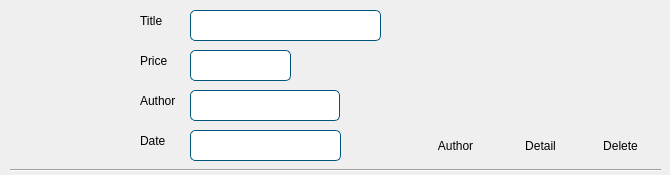
<?xml version="1.0" encoding="UTF-8"?>
<ui version="4.0">
 <class>Form</class>
 <widget class="QWidget" name="Form">
  <property name="geometry">
   <rect>
    <x>0</x>
    <y>0</y>
    <width>670</width>
    <height>175</height>
   </rect>
  </property>
  <property name="sizePolicy">
   <sizepolicy hsizetype="Preferred" vsizetype="Preferred">
    <horstretch>0</horstretch>
    <verstretch>0</verstretch>
   </sizepolicy>
  </property>
  <property name="minimumSize">
   <size>
    <width>670</width>
    <height>175</height>
   </size>
  </property>
  <property name="maximumSize">
   <size>
    <width>5000</width>
    <height>5000</height>
   </size>
  </property>
  <property name="windowTitle">
   <string>Form</string>
  </property>
  <property name="autoFillBackground">
   <bool>false</bool>
  </property>
  <property name="styleSheet">
   <string notr="true">QWidget{
	font: 63 11pt &quot;Verdana Pro Cond Semibold&quot;;
}</string>
  </property>
  <widget class="QLabel" name="picture">
   <property name="geometry">
    <rect>
     <x>10</x>
     <y>10</y>
     <width>121</width>
     <height>151</height>
    </rect>
   </property>
   <property name="styleSheet">
    <string notr="true"/>
   </property>
   <property name="text">
    <string/>
   </property>
   <property name="scaledContents">
    <bool>true</bool>
   </property>
  </widget>
  <widget class="QLabel" name="label_2">
   <property name="geometry">
    <rect>
     <x>140</x>
     <y>10</y>
     <width>41</width>
     <height>21</height>
    </rect>
   </property>
   <property name="text">
    <string>Title</string>
   </property>
  </widget>
  <widget class="QLabel" name="label_3">
   <property name="geometry">
    <rect>
     <x>140</x>
     <y>50</y>
     <width>41</width>
     <height>21</height>
    </rect>
   </property>
   <property name="text">
    <string>Price</string>
   </property>
  </widget>
  <widget class="QLabel" name="label_5">
   <property name="geometry">
    <rect>
     <x>140</x>
     <y>130</y>
     <width>41</width>
     <height>21</height>
    </rect>
   </property>
   <property name="text">
    <string>Date</string>
   </property>
  </widget>
  <widget class="QLabel" name="title">
   <property name="geometry">
    <rect>
     <x>190</x>
     <y>10</y>
     <width>191</width>
     <height>31</height>
    </rect>
   </property>
   <property name="minimumSize">
    <size>
     <width>50</width>
     <height>31</height>
    </size>
   </property>
   <property name="styleSheet">
    <string notr="true">border:1px solid rgb(0, 85, 127);
border-radius:5px;
background-color:#fff;</string>
   </property>
   <property name="text">
    <string/>
   </property>
  </widget>
  <widget class="QLabel" name="price">
   <property name="geometry">
    <rect>
     <x>190</x>
     <y>50</y>
     <width>101</width>
     <height>31</height>
    </rect>
   </property>
   <property name="styleSheet">
    <string notr="true">border:1px solid rgb(0, 85, 127);
border-radius:5px;
background-color:#fff;</string>
   </property>
   <property name="text">
    <string/>
   </property>
  </widget>
  <widget class="QLabel" name="author">
   <property name="geometry">
    <rect>
     <x>190</x>
     <y>90</y>
     <width>150</width>
     <height>31</height>
    </rect>
   </property>
   <property name="minimumSize">
    <size>
     <width>150</width>
     <height>31</height>
    </size>
   </property>
   <property name="styleSheet">
    <string notr="true">border:1px solid rgb(0, 85, 127);
border-radius:5px;
background-color:#fff;</string>
   </property>
   <property name="text">
    <string/>
   </property>
  </widget>
  <widget class="QLabel" name="date">
   <property name="geometry">
    <rect>
     <x>190</x>
     <y>130</y>
     <width>151</width>
     <height>31</height>
    </rect>
   </property>
   <property name="styleSheet">
    <string notr="true">border:1px solid rgb(0, 85, 127);
border-radius:5px;
background-color:#fff;</string>
   </property>
   <property name="text">
    <string/>
   </property>
  </widget>
  <widget class="QPushButton" name="author_detail">
   <property name="geometry">
    <rect>
     <x>410</x>
     <y>130</y>
     <width>91</width>
     <height>31</height>
    </rect>
   </property>
   <property name="styleSheet">
    <string notr="true">
QPushButton{border-radius:15px;}
QPushButton:hover {
border:2px solid rgb(0, 85, 127)}</string>
   </property>
   <property name="text">
    <string>Author</string>
   </property>
   <property name="icon">
    <iconset>
     <normaloff>../images/author_profile_picture.png</normaloff>../images/author_profile_picture.png</iconset>
   </property>
   <property name="iconSize">
    <size>
     <width>20</width>
     <height>20</height>
    </size>
   </property>
  </widget>
  <widget class="Line" name="line">
   <property name="geometry">
    <rect>
     <x>10</x>
     <y>160</y>
     <width>651</width>
     <height>20</height>
    </rect>
   </property>
   <property name="orientation">
    <enum>Qt::Horizontal</enum>
   </property>
  </widget>
  <widget class="QPushButton" name="delete_book">
   <property name="geometry">
    <rect>
     <x>580</x>
     <y>130</y>
     <width>81</width>
     <height>31</height>
    </rect>
   </property>
   <property name="styleSheet">
    <string notr="true">
QPushButton{border-radius:15px;}
QPushButton:hover {
border:2px solid rgb(0, 85, 127)}</string>
   </property>
   <property name="text">
    <string>Delete</string>
   </property>
   <property name="icon">
    <iconset>
     <normaloff>../images/delete.png</normaloff>../images/delete.png</iconset>
   </property>
   <property name="iconSize">
    <size>
     <width>20</width>
     <height>20</height>
    </size>
   </property>
  </widget>
  <widget class="QPushButton" name="book_detail">
   <property name="geometry">
    <rect>
     <x>500</x>
     <y>130</y>
     <width>81</width>
     <height>31</height>
    </rect>
   </property>
   <property name="styleSheet">
    <string notr="true">
QPushButton{border-radius:15px;}
QPushButton:hover {
border:2px solid rgb(0, 85, 127)}</string>
   </property>
   <property name="text">
    <string>Detail</string>
   </property>
   <property name="icon">
    <iconset>
     <normaloff>../images/book.png</normaloff>../images/book.png</iconset>
   </property>
   <property name="iconSize">
    <size>
     <width>22</width>
     <height>22</height>
    </size>
   </property>
  </widget>
  <widget class="QLabel" name="label_6">
   <property name="geometry">
    <rect>
     <x>140</x>
     <y>90</y>
     <width>61</width>
     <height>21</height>
    </rect>
   </property>
   <property name="text">
    <string>Author</string>
   </property>
  </widget>
 </widget>
 <resources/>
 <connections/>
</ui>
